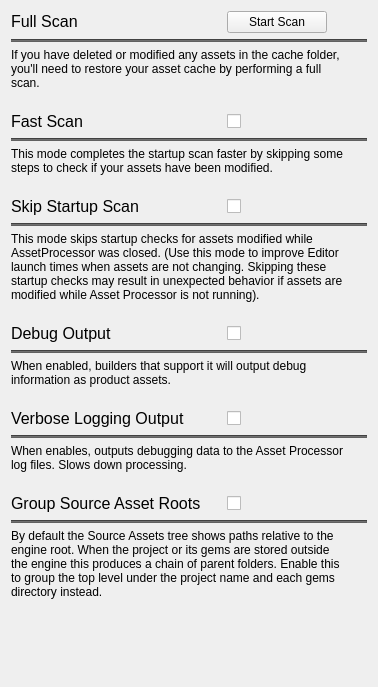
        <widget class="QWidget" name="SettingsPage">
         <layout class="QVBoxLayout" name="verticalLayout">
          <item>
           <layout class="QVBoxLayout" name="fullScanLayout">
            <item>
             <layout class="QHBoxLayout" name="fullScanHeaderLayout">
              <item>
               <widget class="QLabel" name="fullScanHeader">
                <property name="minimumSize">
                 <size>
                  <width>190</width>
                  <height>0</height>
                 </size>
                </property>
                <property name="font">
                 <font>
                  <pointsize>12</pointsize>
                 </font>
                </property>
                <property name="text">
                 <string>&lt;html&gt;&lt;head/&gt;&lt;body&gt;&lt;p&gt;&lt;span style=&quot; font-size:12pt;&quot;&gt;Full Scan&lt;/span&gt;&lt;/p&gt;&lt;/body&gt;&lt;/html&gt;</string>
                </property>
                <property name="wordWrap">
                 <bool>true</bool>
                </property>
               </widget>
              </item>
              <item>
               <spacer name="horizontalSpacer_3">
                <property name="orientation">
                 <enum>Qt::Horizontal</enum>
                </property>
                <property name="sizeType">
                 <enum>QSizePolicy::Fixed</enum>
                </property>
                <property name="sizeHint" stdset="0">
                 <size>
                  <width>20</width>
                  <height>20</height>
                 </size>
                </property>
               </spacer>
              </item>
              <item>
               <widget class="QPushButton" name="fullScanButton">
                <property name="sizePolicy">
                 <sizepolicy hsizetype="Fixed" vsizetype="Fixed">
                  <horstretch>0</horstretch>
                  <verstretch>0</verstretch>
                 </sizepolicy>
                </property>
                <property name="minimumSize">
                 <size>
                  <width>100</width>
                  <height>0</height>
                 </size>
                </property>
                <property name="text">
                 <string>Start Scan</string>
                </property>
               </widget>
              </item>
              <item>
               <spacer name="horizontalSpacer_4">
                <property name="orientation">
                 <enum>Qt::Horizontal</enum>
                </property>
                <property name="sizeHint" stdset="0">
                 <size>
                  <width>40</width>
                  <height>20</height>
                 </size>
                </property>
               </spacer>
              </item>
             </layout>
            </item>
            <item>
             <widget class="Line" name="line_2">
              <property name="styleSheet">
               <string notr="true">background-color: #616161;</string>
              </property>
              <property name="frameShadow">
               <enum>QFrame::Sunken</enum>
              </property>
              <property name="orientation">
               <enum>Qt::Horizontal</enum>
              </property>
             </widget>
            </item>
            <item>
             <layout class="QHBoxLayout" name="horizontalLayout_12">
              <item>
               <widget class="QLabel" name="fullScanDescriptionText">
                <property name="text">
                 <string>&lt;html&gt;&lt;head/&gt;&lt;body&gt;&lt;p&gt;If you have deleted or modified any assets in the cache folder, you'll need to restore your asset cache by performing a full scan.&lt;/p&gt;&lt;/body&gt;&lt;/html&gt;</string>
                </property>
                <property name="scaledContents">
                 <bool>false</bool>
                </property>
                <property name="wordWrap">
                 <bool>true</bool>
                </property>
               </widget>
              </item>
              <item>
               <spacer name="indentSpacer2">
                <property name="orientation">
                 <enum>Qt::Horizontal</enum>
                </property>
                <property name="sizeType">
                 <enum>QSizePolicy::Fixed</enum>
                </property>
                <property name="sizeHint" stdset="0">
                 <size>
                  <width>20</width>
                  <height>20</height>
                 </size>
                </property>
               </spacer>
              </item>
             </layout>
            </item>
           </layout>
          </item>
          <item>
           <spacer name="gapSpacer1">
            <property name="orientation">
             <enum>Qt::Vertical</enum>
            </property>
            <property name="sizeType">
             <enum>QSizePolicy::Fixed</enum>
            </property>
            <property name="sizeHint" stdset="0">
             <size>
              <width>16</width>
              <height>16</height>
             </size>
            </property>
           </spacer>
          </item>
          <item>
           <layout class="QVBoxLayout" name="fastScanLayout">
            <item>
             <layout class="QHBoxLayout" name="fastScanHeaderLayout">
              <item>
               <widget class="QLabel" name="fastScanHeader">
                <property name="minimumSize">
                 <size>
                  <width>190</width>
                  <height>0</height>
                 </size>
                </property>
                <property name="maximumSize">
                 <size>
                  <width>16777215</width>
                  <height>16777215</height>
                 </size>
                </property>
                <property name="font">
                 <font>
                  <pointsize>12</pointsize>
                 </font>
                </property>
                <property name="mouseTracking">
                 <bool>true</bool>
                </property>
                <property name="text">
                 <string>&lt;html&gt;&lt;head/&gt;&lt;body&gt;&lt;p&gt;&lt;span style=&quot; font-size:12pt;&quot;&gt;Fast Scan&lt;/span&gt;&lt;/p&gt;&lt;/body&gt;&lt;/html&gt;</string>
                </property>
               </widget>
              </item>
              <item>
               <spacer name="horizontalSpacer_1">
                <property name="orientation">
                 <enum>Qt::Horizontal</enum>
                </property>
                <property name="sizeType">
                 <enum>QSizePolicy::Fixed</enum>
                </property>
                <property name="sizeHint" stdset="0">
                 <size>
                  <width>20</width>
                  <height>20</height>
                 </size>
                </property>
               </spacer>
              </item>
              <item>
               <widget class="QCheckBox" name="modtimeSkippingCheckBox">
                <property name="sizePolicy">
                 <sizepolicy hsizetype="Fixed" vsizetype="Fixed">
                  <horstretch>0</horstretch>
                  <verstretch>0</verstretch>
                 </sizepolicy>
                </property>
                <property name="minimumSize">
                 <size>
                  <width>100</width>
                  <height>0</height>
                 </size>
                </property>
                <property name="text">
                 <string/>
                </property>
               </widget>
              </item>
              <item>
               <spacer name="horizontalSpacer_2">
                <property name="orientation">
                 <enum>Qt::Horizontal</enum>
                </property>
                <property name="sizeType">
                 <enum>QSizePolicy::Expanding</enum>
                </property>
                <property name="sizeHint" stdset="0">
                 <size>
                  <width>40</width>
                  <height>20</height>
                 </size>
                </property>
               </spacer>
              </item>
             </layout>
            </item>
            <item>
             <widget class="Line" name="line">
              <property name="styleSheet">
               <string notr="true">background-color: #616161;</string>
              </property>
              <property name="orientation">
               <enum>Qt::Horizontal</enum>
              </property>
             </widget>
            </item>
            <item>
             <layout class="QHBoxLayout" name="horizontalLayout_3">
              <item>
               <widget class="QLabel" name="modtimeSkippingDescription">
                <property name="text">
                 <string>&lt;html&gt;&lt;head/&gt;&lt;body&gt;&lt;p&gt;This mode completes the startup scan faster by skipping some steps to check if your assets have been modified.&lt;/p&gt;&lt;/body&gt;&lt;/html&gt;</string>
                </property>
                <property name="scaledContents">
                 <bool>false</bool>
                </property>
                <property name="wordWrap">
                 <bool>true</bool>
                </property>
               </widget>
              </item>
              <item>
               <spacer name="indentSpacer1">
                <property name="orientation">
                 <enum>Qt::Horizontal</enum>
                </property>
                <property name="sizeType">
                 <enum>QSizePolicy::Fixed</enum>
                </property>
                <property name="sizeHint" stdset="0">
                 <size>
                  <width>20</width>
                  <height>20</height>
                 </size>
                </property>
               </spacer>
              </item>
             </layout>
            </item>
           </layout>
          </item>
          <item>
           <spacer name="gapSpacer2">
            <property name="orientation">
             <enum>Qt::Vertical</enum>
            </property>
            <property name="sizeType">
             <enum>QSizePolicy::Fixed</enum>
            </property>
            <property name="sizeHint" stdset="0">
             <size>
              <width>16</width>
              <height>16</height>
             </size>
            </property>
           </spacer>
          </item>
          <item>
           <layout class="QVBoxLayout" name="disableStartupScanLayout">
            <item>
             <layout class="QHBoxLayout" name="disableStartupScanHeaderLayout">
              <item>
               <widget class="QLabel" name="disableStartupScanHeader">
                <property name="minimumSize">
                 <size>
                  <width>190</width>
                  <height>0</height>
                 </size>
                </property>
                <property name="font">
                 <font>
                  <pointsize>12</pointsize>
                 </font>
                </property>
                <property name="text">
                 <string>&lt;html&gt;&lt;head/&gt;&lt;body&gt;&lt;p&gt;&lt;span style=&quot; font-size:12pt;&quot;&gt;Skip Startup Scan&lt;/span&gt;&lt;/p&gt;&lt;/body&gt;&lt;/html&gt;</string>
                </property>
               </widget>
              </item>
              <item>
               <spacer name="horizontalSpacer_5">
                <property name="orientation">
                 <enum>Qt::Horizontal</enum>
                </property>
                <property name="sizeType">
                 <enum>QSizePolicy::Fixed</enum>
                </property>
                <property name="sizeHint" stdset="0">
                 <size>
                  <width>20</width>
                  <height>20</height>
                 </size>
                </property>
               </spacer>
              </item>
              <item>
               <widget class="QCheckBox" name="disableStartupScanCheckBox">
                <property name="sizePolicy">
                 <sizepolicy hsizetype="Fixed" vsizetype="Fixed">
                  <horstretch>0</horstretch>
                  <verstretch>0</verstretch>
                 </sizepolicy>
                </property>
                <property name="minimumSize">
                 <size>
                  <width>100</width>
                  <height>0</height>
                 </size>
                </property>
                <property name="text">
                 <string/>
                </property>
               </widget>
              </item>
              <item>
               <spacer name="horizontalSpacer_6">
                <property name="orientation">
                 <enum>Qt::Horizontal</enum>
                </property>
                <property name="sizeHint" stdset="0">
                 <size>
                  <width>40</width>
                  <height>20</height>
                 </size>
                </property>
               </spacer>
              </item>
             </layout>
            </item>
            <item>
             <widget class="Line" name="line_3">
              <property name="styleSheet">
               <string notr="true">background-color: #616161;</string>
              </property>
              <property name="orientation">
               <enum>Qt::Horizontal</enum>
              </property>
             </widget>
            </item>
            <item>
             <layout class="QHBoxLayout" name="skipinitialcheck_horizontalLayout">
              <item>
               <widget class="QLabel" name="skipinitialdatabaseDescription">
                <property name="text">
                 <string>&lt;html&gt;&lt;head/&gt;&lt;body&gt;&lt;p&gt;This mode skips startup checks for assets modified while AssetProcessor was closed. (Use this mode to improve Editor launch times when assets are not changing. Skipping these startup checks may result in unexpected behavior if assets are modified while Asset Processor is not running).&lt;/p&gt;&lt;/body&gt;&lt;/html&gt;</string>
                </property>
                <property name="scaledContents">
                 <bool>false</bool>
                </property>
                <property name="wordWrap">
                 <bool>true</bool>
                </property>
               </widget>
              </item>
              <item>
               <spacer name="indentSpacer3">
                <property name="orientation">
                 <enum>Qt::Horizontal</enum>
                </property>
                <property name="sizeType">
                 <enum>QSizePolicy::Fixed</enum>
                </property>
                <property name="sizeHint" stdset="0">
                 <size>
                  <width>20</width>
                  <height>20</height>
                 </size>
                </property>
               </spacer>
              </item>
             </layout>
            </item>
           </layout>
          </item>
          <item>
           <spacer name="gapSpacer3">
            <property name="orientation">
             <enum>Qt::Vertical</enum>
            </property>
            <property name="sizeType">
             <enum>QSizePolicy::Fixed</enum>
            </property>
            <property name="sizeHint" stdset="0">
             <size>
              <width>16</width>
              <height>16</height>
             </size>
            </property>
           </spacer>
          </item>
          <item>
           <layout class="QVBoxLayout" name="debugOutputLayout">
            <item>
             <layout class="QHBoxLayout" name="debugOutputHeaderLayout">
              <item>
               <widget class="QLabel" name="debugOutputHeader">
                <property name="minimumSize">
                 <size>
                  <width>190</width>
                  <height>0</height>
                 </size>
                </property>
                <property name="baseSize">
                 <size>
                  <width>0</width>
                  <height>0</height>
                 </size>
                </property>
                <property name="font">
                 <font>
                  <pointsize>12</pointsize>
                 </font>
                </property>
                <property name="text">
                 <string>&lt;html&gt;&lt;head/&gt;&lt;body&gt;&lt;p&gt;&lt;span style=&quot; font-size:12pt;&quot;&gt;Debug Output&lt;/span&gt;&lt;/p&gt;&lt;/body&gt;&lt;/html&gt;</string>
                </property>
               </widget>
              </item>
              <item>
               <spacer name="horizontalSpacer_7">
                <property name="orientation">
                 <enum>Qt::Horizontal</enum>
                </property>
                <property name="sizeType">
                 <enum>QSizePolicy::Fixed</enum>
                </property>
                <property name="sizeHint" stdset="0">
                 <size>
                  <width>20</width>
                  <height>20</height>
                 </size>
                </property>
               </spacer>
              </item>
              <item>
               <widget class="QCheckBox" name="debugOutputCheckBox">
                <property name="sizePolicy">
                 <sizepolicy hsizetype="Fixed" vsizetype="Fixed">
                  <horstretch>0</horstretch>
                  <verstretch>0</verstretch>
                 </sizepolicy>
                </property>
                <property name="minimumSize">
                 <size>
                  <width>100</width>
                  <height>0</height>
                 </size>
                </property>
                <property name="text">
                 <string/>
                </property>
               </widget>
              </item>
              <item>
               <spacer name="horizontalSpacer_8">
                <property name="orientation">
                 <enum>Qt::Horizontal</enum>
                </property>
                <property name="sizeHint" stdset="0">
                 <size>
                  <width>40</width>
                  <height>20</height>
                 </size>
                </property>
               </spacer>
              </item>
             </layout>
            </item>
            <item>
             <widget class="Line" name="line_4">
              <property name="minimumSize">
               <size>
                <width>0</width>
                <height>0</height>
               </size>
              </property>
              <property name="baseSize">
               <size>
                <width>0</width>
                <height>0</height>
               </size>
              </property>
              <property name="styleSheet">
               <string notr="true">background-color: #616161;</string>
              </property>
              <property name="orientation">
               <enum>Qt::Horizontal</enum>
              </property>
             </widget>
            </item>
            <item>
             <layout class="QHBoxLayout" name="horizontalLayout_6">
              <item>
               <widget class="QLabel" name="debugOutputCheckBoxDescription">
                <property name="text">
                 <string>&lt;html&gt;&lt;head/&gt;&lt;body&gt;&lt;p&gt;When enabled, builders that support it will output debug information as product assets.&lt;/p&gt;&lt;/body&gt;&lt;/html&gt;</string>
                </property>
                <property name="scaledContents">
                 <bool>false</bool>
                </property>
                <property name="wordWrap">
                 <bool>true</bool>
                </property>
               </widget>
              </item>
              <item>
               <spacer name="indentSpacer4">
                <property name="orientation">
                 <enum>Qt::Horizontal</enum>
                </property>
                <property name="sizeType">
                 <enum>QSizePolicy::Fixed</enum>
                </property>
                <property name="sizeHint" stdset="0">
                 <size>
                  <width>20</width>
                  <height>20</height>
                 </size>
                </property>
               </spacer>
              </item>
             </layout>
            </item>
           </layout>
          </item>
          <item>
           <spacer name="gapSpacer4">
            <property name="orientation">
             <enum>Qt::Vertical</enum>
            </property>
            <property name="sizeType">
             <enum>QSizePolicy::Fixed</enum>
            </property>
            <property name="sizeHint" stdset="0">
             <size>
              <width>16</width>
              <height>16</height>
             </size>
            </property>
           </spacer>
          </item>
          <item>
           <layout class="QVBoxLayout" name="logFileLevelLayout">
            <item>
             <layout class="QHBoxLayout" name="logFileLevelLayoutLine">
              <item>
               <widget class="QLabel" name="logfileLevelHeader">
                <property name="minimumSize">
                 <size>
                  <width>190</width>
                  <height>0</height>
                 </size>
                </property>
                <property name="baseSize">
                 <size>
                  <width>0</width>
                  <height>0</height>
                 </size>
                </property>
                <property name="font">
                 <font>
                  <pointsize>12</pointsize>
                 </font>
                </property>
                <property name="text">
                 <string>&lt;html&gt;&lt;head/&gt;&lt;body&gt;&lt;p&gt;&lt;span style=&quot; font-size:12pt;&quot;&gt;Verbose Logging Output&lt;/span&gt;&lt;/p&gt;&lt;/body&gt;&lt;/html&gt;</string>
                </property>
               </widget>
              </item>
              <item>
               <spacer name="horizontalSpacer_9">
                <property name="orientation">
                 <enum>Qt::Horizontal</enum>
                </property>
                <property name="sizeType">
                 <enum>QSizePolicy::Fixed</enum>
                </property>
                <property name="sizeHint" stdset="0">
                 <size>
                  <width>20</width>
                  <height>20</height>
                 </size>
                </property>
               </spacer>
              </item>
              <item>
               <widget class="QCheckBox" name="verboseLoggingCheckbox">
                <property name="sizePolicy">
                 <sizepolicy hsizetype="Fixed" vsizetype="Fixed">
                  <horstretch>0</horstretch>
                  <verstretch>0</verstretch>
                 </sizepolicy>
                </property>
                <property name="minimumSize">
                 <size>
                  <width>100</width>
                  <height>0</height>
                 </size>
                </property>
                <property name="text">
                 <string/>
                </property>
               </widget>
              </item>
              <item>
               <spacer name="horizontalSpacer_10">
                <property name="orientation">
                 <enum>Qt::Horizontal</enum>
                </property>
                <property name="sizeHint" stdset="0">
                 <size>
                  <width>40</width>
                  <height>20</height>
                 </size>
                </property>
               </spacer>
              </item>
             </layout>
            </item>
            <item>
             <widget class="Line" name="line_5">
              <property name="minimumSize">
               <size>
                <width>0</width>
                <height>0</height>
               </size>
              </property>
              <property name="baseSize">
               <size>
                <width>0</width>
                <height>0</height>
               </size>
              </property>
              <property name="styleSheet">
               <string notr="true">background-color: #616161;</string>
              </property>
              <property name="orientation">
               <enum>Qt::Horizontal</enum>
              </property>
             </widget>
            </item>
            <item>
             <layout class="QHBoxLayout" name="logFileLevelLayoutDescription">
              <item>
               <widget class="QLabel" name="logFileLevelDescription">
                <property name="text">
                 <string>&lt;html&gt;&lt;head/&gt;&lt;body&gt;&lt;p&gt;When enables, outputs debugging data to the Asset Processor log files.  Slows down processing.&lt;/p&gt;&lt;/body&gt;&lt;/html&gt;</string>
                </property>
                <property name="scaledContents">
                 <bool>false</bool>
                </property>
                <property name="wordWrap">
                 <bool>true</bool>
                </property>
               </widget>
              </item>
              <item>
               <spacer name="indentSpacer4_2">
                <property name="orientation">
                 <enum>Qt::Horizontal</enum>
                </property>
                <property name="sizeType">
                 <enum>QSizePolicy::Fixed</enum>
                </property>
                <property name="sizeHint" stdset="0">
                 <size>
                  <width>20</width>
                  <height>20</height>
                 </size>
                </property>
               </spacer>
              </item>
             </layout>
            </item>
           </layout>
           </item>
           <item>
            <spacer name="gapSpacerSourceAssetRoots">
             <property name="orientation">
              <enum>Qt::Vertical</enum>
             </property>
             <property name="sizeType">
              <enum>QSizePolicy::Fixed</enum>
             </property>
             <property name="sizeHint" stdset="0">
              <size>
               <width>16</width>
               <height>16</height>
              </size>
             </property>
            </spacer>
           </item>
           <item>
            <layout class="QVBoxLayout" name="groupSourceAssetRootsLayout">
             <item>
              <layout class="QHBoxLayout" name="groupSourceAssetRootsHeaderLayout">
               <item>
                <widget class="QLabel" name="groupSourceAssetRootsHeader">
                 <property name="minimumSize">
                  <size>
                   <width>190</width>
                   <height>0</height>
                  </size>
                 </property>
                 <property name="font">
                  <font>
                   <pointsize>12</pointsize>
                  </font>
                 </property>
                 <property name="text">
                  <string>&lt;html&gt;&lt;head/&gt;&lt;body&gt;&lt;p&gt;&lt;span style=&quot; font-size:12pt;&quot;&gt;Group Source Asset Roots&lt;/span&gt;&lt;/p&gt;&lt;/body&gt;&lt;/html&gt;</string>
                 </property>
                </widget>
               </item>
               <item>
                <spacer name="horizontalSpacer_groupSourceAssetRoots">
                 <property name="orientation">
                  <enum>Qt::Horizontal</enum>
                 </property>
                 <property name="sizeType">
                  <enum>QSizePolicy::Fixed</enum>
                 </property>
                 <property name="sizeHint" stdset="0">
                  <size>
                   <width>20</width>
                   <height>20</height>
                  </size>
                 </property>
                </spacer>
               </item>
               <item>
                <widget class="QCheckBox" name="groupSourceAssetRootsCheckBox">
                 <property name="sizePolicy">
                  <sizepolicy hsizetype="Fixed" vsizetype="Fixed">
                   <horstretch>0</horstretch>
                   <verstretch>0</verstretch>
                  </sizepolicy>
                 </property>
                 <property name="minimumSize">
                  <size>
                   <width>100</width>
                   <height>0</height>
                  </size>
                 </property>
                 <property name="text">
                  <string/>
                 </property>
                </widget>
               </item>
               <item>
                <spacer name="horizontalSpacer_groupSourceAssetRoots2">
                 <property name="orientation">
                  <enum>Qt::Horizontal</enum>
                 </property>
                 <property name="sizeHint" stdset="0">
                  <size>
                   <width>40</width>
                   <height>20</height>
                  </size>
                 </property>
                </spacer>
               </item>
              </layout>
             </item>
             <item>
              <widget class="Line" name="line_groupSourceAssetRoots">
               <property name="styleSheet">
                <string notr="true">background-color: #616161;</string>
               </property>
               <property name="orientation">
                <enum>Qt::Horizontal</enum>
               </property>
              </widget>
             </item>
             <item>
              <layout class="QHBoxLayout" name="groupSourceAssetRootsDescriptionLayout">
               <item>
                <widget class="QLabel" name="groupSourceAssetRootsDescription">
                 <property name="text">
                  <string>&lt;html&gt;&lt;head/&gt;&lt;body&gt;&lt;p&gt;By default the Source Assets tree shows paths relative to the engine root. When the project or its gems are stored outside the engine this produces a chain of parent folders. Enable this to group the top level under the project name and each gems directory instead.&lt;/p&gt;&lt;/body&gt;&lt;/html&gt;</string>
                 </property>
                 <property name="scaledContents">
                  <bool>false</bool>
                 </property>
                 <property name="wordWrap">
                  <bool>true</bool>
                 </property>
                </widget>
               </item>
               <item>
                <spacer name="indentSpacer_groupSourceAssetRoots">
                 <property name="orientation">
                  <enum>Qt::Horizontal</enum>
                 </property>
                 <property name="sizeType">
                  <enum>QSizePolicy::Fixed</enum>
                 </property>
                 <property name="sizeHint" stdset="0">
                  <size>
                   <width>20</width>
                   <height>20</height>
                  </size>
                 </property>
                </spacer>
               </item>
              </layout>
             </item>
            </layout>
           </item>
           <item>
            <spacer name="gapSpacer5">
             <property name="orientation">
              <enum>Qt::Vertical</enum>
             </property>
             <property name="sizeHint" stdset="0">
              <size>
               <width>16</width>
               <height>77</height>
              </size>
             </property>
            </spacer>
           </item>
          </layout>
         </widget>
